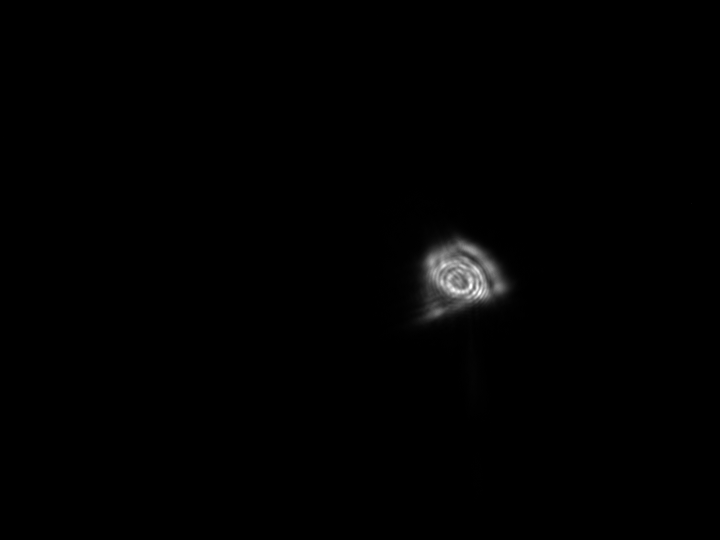
%> input picture Images/Bench_Images/3-15-22/5um-im1-0deg.png, 1440 x 1080 px (shown at 1/2 size); the run also reads 1 picture not shown here
$ octave data_3_15.m   (GNU Octave 9; MATLAB toolbox functions it lacks are replaced by stand-ins)
%> lines starting %> are read from the running program, lines starting %| are printed output that depends on the picture
### Data_Scripts/Data_Functions/open_im.m
function mat = open_im(filename)
    %convert a PNG into a double (0-1) array (grayscale).
    im = imread(filename);
%> im is the input picture: size 1080x1440x3 uint8; min 0, max 255, mean 1.5
    mat = im2double(rgb2gray(im));
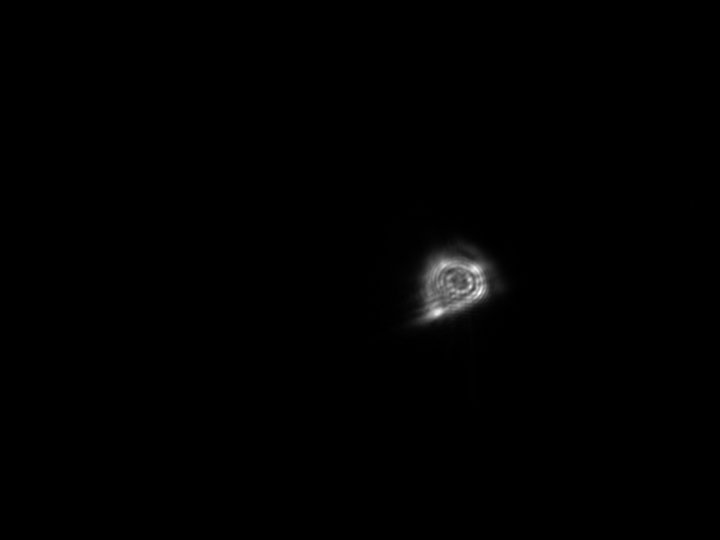
%> input picture Images/Bench_Images/3-15-22/5um-im3-120deg.png, 1440 x 1080 px (shown at 1/2 size)
%> in open_im, im is the input picture: size 1080x1440x3 uint8; min 0, max 255, mean 1.3
end

### Data_Scripts/Data_Functions/image_data_struct.m
function hol = image_data_struct(image, angle)
%> called with angle = 0
    %create an image structure from an input intensity array. Specify the
    %relative angle for hologram reconstruction
    im_shape = size(image);
%> im_shape = [201 201]
    crop_params = bench_params(im_shape(1), im_shape(2));
    hol = struct('intensity', image, 'x', crop_params.x, ...
        'y', crop_params.y, 'angle', angle);
end

### Data_Scripts/Data_Functions/bench_params.m
function PARAMS = bench_params(num_x_pixels, num_y_pixels, NA)
%> called with num_x_pixels = 201, num_y_pixels = 201, NA = NaN
    arguments
        num_x_pixels
        num_y_pixels
        NA = 0.1
    end
    %get the bench parameters for the camera currently in use. Specify
    %number of pixels in each dimension and it will rescale it to the
    %appropriate units.
    %Measurements from the camera (units mm)
    dx = 3.45e-3; %mm
    dy = dx;
%     num_x_pixels = 1080;
%     num_y_pixels = 1440;
    L_x = dx * num_x_pixels;
%> L_x = 0.693
    L_y = dy * num_y_pixels;
%> L_y = 0.693
    X = -L_x/2:dx:L_x/2-dx;
%> X = 201 values from -0.347 to 0.343
    Y = -L_y/2:dy:L_y/2-dy;
%> Y = 201 values from -0.347 to 0.343

    PARAMS = struct;
    PARAMS.Lx = L_x;      %x side length of input image
%> PARAMS.Lx = 0.693
    PARAMS.Ly = L_y;      %y side length of input image
%> PARAMS.Ly = 0.693
    PARAMS.lambda = 490e-6; %wavelength
    PARAMS.Mx = num_x_pixels;        %x samples
%> PARAMS.Mx = 201
    PARAMS.My = num_y_pixels;        %y samples
%> PARAMS.My = 201
    PARAMS.NA = NA;        %numerical aperture
    PARAMS.x = X;
%> PARAMS.x = 201 values from -0.347 to 0.343
    PARAMS.y = Y;
end

### Data_Scripts/Data_Functions/hol_from_data.m
function c_hologram = hol_from_data(image_struct_list)
    % create a complex valued hologram from an input array of
    % image_data_struct() structures. The structures must have an 'angle'
    % field to specify the relative angles between them.
    num_h = length(image_struct_list);
%> num_h = 3
    int_shape = size(image_struct_list(1).intensity);
%> int_shape = [201 201]
    angles = zeros(1, num_h);
    intensities = zeros(num_h, int_shape(1), int_shape(2));
    for i = 1:num_h
        angles(i) = image_struct_list(i).angle;
        intensities(i,:,:) = [image_struct_list(i).intensity];
    end
%> this loop made 3 passes
%> after the loop, angles = [0 2.09 4.19]
    h_sum = zeros(int_shape);
%> h_sum: size 201x201 double; every value is 0
    for i = 1:num_h
        prev_angle_idx = mod(i - 2 + num_h, num_h)+1;
        prev_angle = angles(prev_angle_idx);
        next_angle_idx = mod(i, num_h)+1;
        next_angle = angles(next_angle_idx);
        phase = exp(1i * prev_angle) - exp(1i * next_angle);
        h_sum = h_sum + squeeze(intensities(i,:,:)) .* phase;
    end
%> this loop made 3 passes
%> (prev_angle_idx, prev_angle, next_angle_idx, next_angle) on passes 1 to 3: (3, 4.19, 2, 2.09), (1, 0, 3, 4.19), (2, 2.09, 1, 0)
    c_hologram = struct('intensity', h_sum, 'x', ...
        image_struct_list(1).x, 'y', image_struct_list(1).y);
end

### MATLAB_functions/plot_im.m
function plot_im(image_struct, label, type, cax)
    %{
    Quick function to plot a square B&W intensity plot. Supports plotting
    of structures with 'field' or 'intensity' argument. image_struct must
    also have an 'x' and 'y' argument for labeling the axes. Type can be
    either 'intensity', 'real', or 'imag'; to get different components of
    the image plane as needed.
    %}
    arguments
        image_struct %struct with an intensity plot
        label %title for the plot
        type = 'intensity'
        cax = 'auto' %limits for the colorbar (form is [min max])
    end
    if isfield(image_struct, 'intensity')
        field_type = 'intensity';
    elseif isfield(image_struct, 'field')
        field_type = 'field';
    else
        fprintf("Struct did not have an 'intensity' or 'field' field\n");
    end
    if isfield(image_struct, 'x')
        ax_x = 'x';
        ax_y = 'y';
    elseif isfield(image_struct, 'fx')
        ax_x = 'fx';
        ax_y = 'fy';
    else
        fprintf("Struct did not have an 'x' or 'fx' field\n");
    end
    if strcmp(type,'intensity') && strcmp(field_type,'intensity')
        plot_param = abs(image_struct.(field_type));
    elseif strcmp(type,'intensity') && strcmp(field_type,'field')
        plot_param = abs(image_struct.(field_type)).^2;
    elseif strcmp(type,'real')
        plot_param = real(image_struct.(field_type));
    elseif strcmp(type,'imag')
        plot_param = imag(image_struct.(field_type));
    else
        fprintf("Did not recognize plot type. Must be 'intensity', " + ...
            "'real, or 'imag'.");
    end
    imagesc(image_struct.(ax_x), image_struct.(ax_y), ...
        plot_param);
    title(label);
    axis('square');
    colormap('gray');
    caxis(cax);
    if strcmp(ax_x, 'x')
        xlabel("x (mm)");
        ylabel("y (mm)");
    elseif strcmp(ax_x, 'fx')
        xlabel("x (mm^-1)");
        ylabel("y (mm^-1)");
    end
    colorbar();
end

### Data_Scripts/Data_Functions/gen_hol_im.m
function hol_struct = gen_hol_im(hol, z, bench_params)
    % generate a hologram image propagated a given distance z
    hol_plane = fresnel_prop(hol.intensity, z, bench_params);
    hol_struct = struct('intensity', hol_plane, 'x', hol.x, 'y', hol.y);
end

### MATLAB_functions/fresnel_prop.m
function propped = fresnel_prop(im, zf, bench_params)
    %{
    Propagate an image (assumed to start in real space) a distance zf.
    %}
    arguments
        im %array that we want to propagate
        zf
        bench_params
    end
    H = fresnel_propagator(zf, bench_params.Lx, bench_params.Mx, ...
                            bench_params.Ly, bench_params.My, ...
                            bench_params.lambda);
    % Propagate
    ft = fftshift(fft2(im));
    proppedFt = ft .* H;
    propped = ifft2(ifftshift(proppedFt));
end

### MATLAB_functions/fresnel_propagator.m
function H = fresnel_propagator(z, Lx, Mx, Ly, My, lambda)
    arguments
        z % propagataion distance
        Lx = 250e-3
        Mx = 1024
        Ly = 250e-3
        My = 1024
        lambda = 490e-6
    end
    % Define Fresnel Propagtor
    dx = Lx/Mx;
    dy = Ly/My;
    % Define frequency axes
    fMax_x = 1/(2*dx);
    df_x = 1/Lx;
    fx = -fMax_x:df_x:fMax_x-df_x;
    fMax_y = 1/(2*dy);
    df_y = 1/Ly;
    fy = -fMax_y:df_y:fMax_y-df_y;
    [FX,FY] = meshgrid(fx,fy);
    H = exp(2i*pi*z/lambda) .* exp(-1i*pi*lambda*z*(FX.^2 + FY.^2));
end

### Data_Scripts/data_3_15.m
%Script to turn some bench images into an interference pattern. This is the
%test from 2-21-22 where I just image an illuminated pinhole when going
%through the triangle interferometer. The LP angle specified is the angle
%of the polarizer, which determines which arm of the interferometer the
%beam goes through (45 degrees for both arms). The camera is placed
%somewhere in between the two focal points of the lens.

addpath('../MATLAB_functions/'); %include helper functions
addpath('./Data_Functions/');

%Measurements from the camera (units mm)

base_folder = '../Images/Bench_Images/3-15-22/';

im1 = open_im(strcat(base_folder, '5um-im1-0deg.png'));
im2 = open_im(strcat(base_folder, '5um-im2-60deg.png'));
im3 = open_im(strcat(base_folder, '5um-im3-120deg.png'));
h1 = image_data_struct(im1(460:660, 820:1020), 0);
h2 = image_data_struct(im2(460:660, 820:1020), 2*pi/3);
h3 = image_data_struct(im3(460:660, 820:1020), 4*pi/3);
PARAMS = bench_params(201, 201);
% [6 lines of commented-out code are left out]
c_hol = hol_from_data([h1 h2 h3]);
% plot_im(c_hol, "Complex Hologram");
hfig = figure;
pos = get(hfig,'position');
set(hfig,'position',pos.*[0.25 0.8 2.5 1.2]); %make plot window wider
%z_vals = linspace(3.8, 4.2, 4);
z_vals = [-5 -4.05 0 4.05 5];
for i = 1:length(z_vals)
    hol = gen_hol_im(c_hol, z_vals(i), PARAMS);
    subplot(1, length(z_vals), i);
    sys = gen_hol_im(hol, z_vals(i), PARAMS);
    label = sprintf('z=%3d um)', z_vals(i)*1e3);
    plot_im(sys, label);
end
%> this loop made 5 passes
%> pass 1, in plot_im, `plot_param = abs(image_struct.(field_type));`:
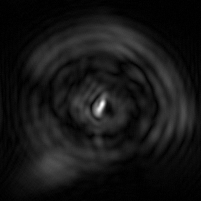
%> plot_param: size 201x201 double; min 0.000111, max 2.03, mean 0.176; drawn with min black and max white
%> pass 2, in plot_im (call 2), `plot_param = abs(image_struct.(field_type));`:
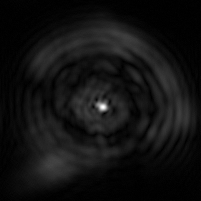
%> plot_param: size 201x201 double; min 0.000163, max 2.47, mean 0.173; drawn with min black and max white
%> pass 3, in plot_im (call 3), `plot_param = abs(image_struct.(field_type));`:
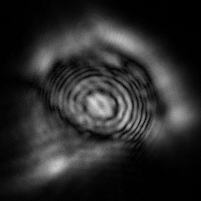
%> plot_param: size 201x201 double; min 0, max 0.853, mean 0.169
%> after the loop:
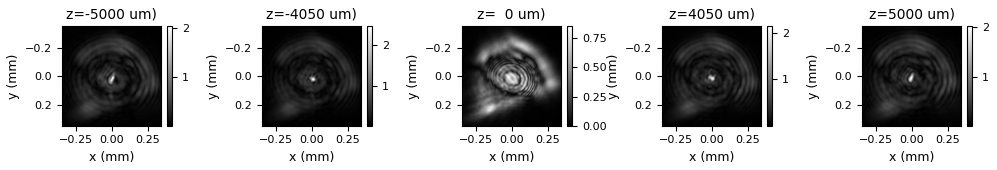
%> figure redrawn from the program's plot data, 5 panels
